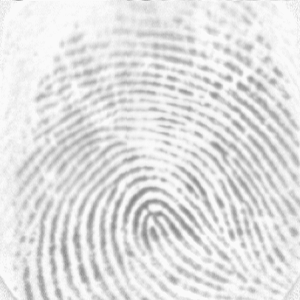
%> input picture matlab/fingerprint-enhancement/images/1_1.bmp, 300 x 300 px, given in place of 107_1.tif, which was not available
$ octave fp_triangle.m   (GNU Octave 9; MATLAB toolbox functions it lacks are replaced by stand-ins)
%> lines starting %> are read from the running program, lines starting %| are printed output that depends on the picture; in (x1, y1, x2, y2) boxes, pixels count from 0 and x2, y2 are one past the last pixel; in counts of white or black regions, pixels touching at a corner belong together; the program's own positions count from 1; pictures that were not available may be replaced by others from this repository, and a replacement may not be noted
%> further down, im is the input picture: size 300x300x3 uint8; min 135, max 250, mean 225.6
### matlab/fingerprint-enhancement/fp_triangle/skelet.m
function [skeleton] =  skelet(im)

    if nargin == 0
        im = imread('images/1_3.bmp');
    end
    im = im(:,:,1);
%> im: size 150x150 uint8

    % Identify ridge-like regions and normalise image
    blksze = 16; thresh = 0.1;
    [normim, mask] = ridgesegment(im, blksze, thresh);

    % Determine ridge orientations
    [orientim, reliability] = ridgeorient(normim, 1, 5, 5);

    % Determine ridge frequency values across the image
    blksze = 36;
    [freq, medfreq] = ridgefreq(normim, mask, orientim, blksze, 5, 5, 15);

    % Actually I find the median frequency value used across the whole
    % fingerprint gives a more satisfactory result...
    freq = medfreq.*mask;

    % Now apply filters to enhance the ridge pattern
    newim = ridgefilter(normim, orientim, freq, 0.5, 0.5, 1);

    % Binarise, ridge/valley threshold is 0
    binim = newim > 0;

    skeleton = fp_bwskel(binim);
end

### matlab/fingerprint-enhancement/algorithms/normalise.m
% NORMALISE - Normalises image values to 0-1, or to desired mean and variance
%
% Usage:
%             n = normalise(im)
%
% Offsets and rescales image so that the minimum value is 0
% and the maximum value is 1.  Result is returned in n.  If the image is
% colour the image is converted to HSV and the value/intensity component
% is normalised to 0-1 before being converted back to RGB.
%
%
%             n = normalise(im, reqmean, reqvar)
%
% Arguments:  im      - A grey-level input image.
%             reqmean - The required mean value of the image.
%             reqvar  - The required variance of the image.
%
% Offsets and rescales image so that it has mean reqmean and variance
% reqvar.  Colour images cannot be normalised in this manner.

% Copyright (c) 1996-2005 Peter Kovesi
% School of Computer Science & Software Engineering
% The University of Western Australia
% http://www.csse.uwa.edu.au/
%
% Permission is hereby granted, free of charge, to any person obtaining a copy
% of this software and associated documentation files (the "Software"), to deal
% in the Software without restriction, subject to the following conditions:
%
% The above copyright notice and this permission notice shall be included in
% all copies or substantial portions of the Software.
%
% The Software is provided "as is", without warranty of any kind.

% January 2005 - modified to allow desired mean and variance


function n = normalise(im, reqmean, reqvar)
%> called with reqmean = 0, reqvar = 1

    if ~(nargin == 1 | nargin == 3)
       error('No of arguments must be 1 or 3');
    end

    if nargin == 1   % Normalise 0 - 1
	if ndims(im) == 3         % Assume colour image
	    hsv = rgb2hsv(im);
	    v = hsv(:,:,3);
	    v = v - min(v(:));    % Just normalise value component
	    v = v/max(v(:));
	    hsv(:,:,3) = v;
	    n = hsv2rgb(hsv);
	else                      % Assume greyscale
	    if ~isa(im,'double'), im = double(im); end
	    n = im - min(im(:));
	    n = n/max(n(:));
	end

    else  % Normalise to desired mean and variance

	if ndims(im) == 3         % colour image?
	    error('cannot normalise colour image to desired mean and variance');
	end

	if ~isa(im,'double'), im = double(im); end
	im = im - mean(im(:));
	im = im/std(im(:));      % Zero mean, unit std dev

	n = reqmean + im*sqrt(reqvar);
    end


### matlab/fingerprint-enhancement/algorithms/ridgesegment.m
    % RIDGESEGMENT - Normalises fingerprint image and segments ridge region
%
% Function identifies ridge regions of a fingerprint image and returns a
% mask identifying this region.  It also normalises the intesity values of
% the image so that the ridge regions have zero mean, unit standard
% deviation.
%
% This function breaks the image up into blocks of size blksze x blksze and
% evaluates the standard deviation in each region.  If the standard
% deviation is above the threshold it is deemed part of the fingerprint.
% Note that the image is normalised to have zero mean, unit standard
% deviation prior to performing this process so that the threshold you
% specify is relative to a unit standard deviation.
%
% Usage:   [normim, mask, maskind] = ridgesegment(im, blksze, thresh)
%
% Arguments:   im     - Fingerprint image to be segmented.
%              blksze - Block size over which the the standard
%                       deviation is determined (try a value of 16).
%              thresh - Threshold of standard deviation to decide if a
%                       block is a ridge region (Try a value 0.1 - 0.2)
%
% Returns:     normim - Image where the ridge regions are renormalised to
%                       have zero mean, unit standard deviation.
%              mask   - Mask indicating ridge-like regions of the image,
%                       0 for non ridge regions, 1 for ridge regions.
%              maskind - Vector of indices of locations within the mask.
%
% Suggested values for a 500dpi fingerprint image:
%
%   [normim, mask, maskind] = ridgesegment(im, 16, 0.1)
%
% See also: RIDGEORIENT, RIDGEFREQ, RIDGEFILTER

% Peter Kovesi
% School of Computer Science & Software Engineering
% The University of Western Australia
% pk at csse uwa edu au
% http://www.csse.uwa.edu.au/~pk
%
% January 2005


function [normim, mask, maskind] = ridgesegment(im, blksze, thresh)

    im = normalise(im,0,1);  % normalise to have zero mean, unit std dev
    fun = inline('std(x(:))*ones(size(x))');

    stddevim = blkproc(im, [blksze blksze], fun);

    mask = stddevim > thresh;
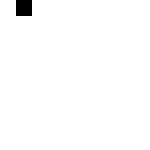
%> mask: size 150x150 logical; 98.9% white; 1 black region, box (x1, y1, x2, y2) and area: (16, 0, 32, 16) 256
    maskind = find(mask);
%> maskind = 22244 values from 1 to 22500

    % Renormalise image so that the *ridge regions* have zero mean, unit
    % standard deviation.
    im = im - mean(im(maskind));
    normim = im/std(im(maskind));

### matlab/fingerprint-enhancement/algorithms/ridgeorient.m
% RIDGEORIENT - Estimates the local orientation of ridges in a fingerprint
%
% Usage:  [orientim, reliability] = ridgeorientation(im, gradientsigma,...
%                                             blocksigma, ...
%                                             orientsmoothsigma)
%
% Arguments:  im                - A normalised input image.
%             gradientsigma     - Sigma of the derivative of Gaussian
%                                 used to compute image gradients.
%             blocksigma        - Sigma of the Gaussian weighting used to
%                                 sum the gradient moments.
%             orientsmoothsigma - Sigma of the Gaussian used to smooth
%                                 the final orientation vector field.
%
% Returns:    orientim          - The orientation image in radians.
%                                 Orientation values are +ve clockwise
%                                 and give the direction *along* the
%                                 ridges.
%             reliability       - Measure of the reliability of the
%                                 orientation measure.  This is a value
%                                 between 0 and 1. I think a value above
%                                 about 0.5 can be considered 'reliable'.
%
%
% With a fingerprint image at a 'standard' resolution of 500dpi suggested
% parameter values might be:
%
%    [orientim, reliability] = ridgeorient(im, 1, 3, 3);
%
% See also: RIDGESEGMENT, RIDGEFREQ, RIDGEFILTER

% Original version by Raymond Thai,  May 2003
% Reworked by Peter Kovesi           January 2005
% School of Computer Science & Software Engineering
% The University of Western Australia
% pk at csse uwa edu au
% http://www.csse.uwa.edu.au/~pk


function [orientim, reliability] = ...
             ridgeorient(im, gradientsigma, blocksigma, orientsmoothsigma)
%> called with gradientsigma = 1, blocksigma = 5, orientsmoothsigma = 5

    [rows,cols] = size(im);

    % Calculate image gradients.
    sze = fix(6*gradientsigma);   if ~mod(sze,2); sze = sze+1; end
    f = fspecial('gaussian', sze, gradientsigma); % Generate Gaussian filter.
    [fx,fy] = gradient(f);                        % Gradient of Gausian.

    Gx = filter2(fx, im); % Gradient of the image in x
    Gy = filter2(fy, im); % ... and y

    % Estimate the local ridge orientation at each point by finding the
    % principal axis of variation in the image gradients.

    Gxx = Gx.^2;       % Covariance data for the image gradients
    Gxy = Gx.*Gy;
    Gyy = Gy.^2;

    % Now smooth the covariance data to perform a weighted summation of the
    % data.
    sze = fix(6*blocksigma);   if ~mod(sze,2); sze = sze+1; end
    f = fspecial('gaussian', sze, blocksigma);
    Gxx = filter2(f, Gxx);
    Gxy = 2*filter2(f, Gxy);
    Gyy = filter2(f, Gyy);

    % Analytic solution of principal direction
    denom = sqrt(Gxy.^2 + (Gxx - Gyy).^2) + eps;
    sin2theta = Gxy./denom;            % Sine and cosine of doubled angles
    cos2theta = (Gxx-Gyy)./denom;

    sze = fix(6*orientsmoothsigma);   if ~mod(sze,2); sze = sze+1; end
    f = fspecial('gaussian', sze, orientsmoothsigma);
    cos2theta = filter2(f, cos2theta); % Smoothed sine and cosine of
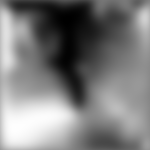
%> cos2theta: size 150x150 double; min -0.977, max 0.984, mean -0.00933; drawn with min black and max white
    sin2theta = filter2(f, sin2theta); % doubled angles
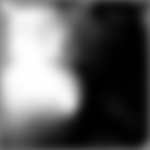
%> sin2theta: size 150x150 double; min -0.999, max 0.997, mean -0.231; drawn with min black and max white

    orientim = pi/2 + atan2(sin2theta,cos2theta)/2;
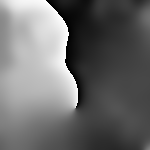
%> orientim: size 150x150 double; min 3.54e-05, max 3.14, mean 1.34; drawn with min black and max white

    % Calculate 'reliability' of orientation data.  Here we calculate the
    % area moment of inertia about the orientation axis found (this will
    % be the minimum inertia) and an axis  perpendicular (which will be
    % the maximum inertia).  The reliability measure is given by
    % 1.0-min_inertia/max_inertia.  The reasoning being that if the ratio
    % of the minimum to maximum inertia is close to one we have little
    % orientation information.

    Imin = (Gyy+Gxx)/2 - (Gxx-Gyy).*cos2theta/2 - Gxy.*sin2theta/2;
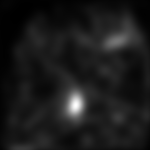
%> Imin: size 150x150 double; min 0.00125, max 0.279, mean 0.0313; drawn with min black and max white
    Imax = Gyy+Gxx - Imin;

    reliability = 1 - Imin./(Imax+.001);
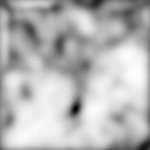
%> reliability: size 150x150 double; min -0.00475, max 0.967, mean 0.695; drawn with min black and max white

    % Finally mask reliability to exclude regions where the denominator
    % in the orientation calculation above was small.  Here I have set
    % the value to 0.001, adjust this if you feel the need
    reliability = reliability.*(denom>.001);

### matlab/fingerprint-enhancement/algorithms/ridgefreq.m
% RIDGEFREQ - Calculates a ridge frequency image
%
% Function to estimate the fingerprint ridge frequency across a
% fingerprint image. This is done by considering blocks of the image and
% determining a ridgecount within each block by a call to FREQEST.
%
% Usage:
%  [freqim, medianfreq] =  ridgefreq(im, mask, orientim, blksze, windsze, ...
%                                    minWaveLength, maxWaveLength)
%
% Arguments:
%         im       - Image to be processed.
%         mask     - Mask defining ridge regions (obtained from RIDGESEGMENT)
%         orientim - Ridge orientation image (obtained from RIDGORIENT)
%         blksze   - Size of image block to use (say 32)
%         windsze  - Window length used to identify peaks. This should be
%                    an odd integer, say 3 or 5.
%         minWaveLength,  maxWaveLength - Minimum and maximum ridge
%                     wavelengths, in pixels, considered acceptable.
%
% Returns:
%         freqim     - An image  the same size as im with  values set to
%                      the estimated ridge spatial frequency within each
%                      image block.  If a  ridge frequency cannot be
%                      found within a block, or cannot be found within the
%                      limits set by min and max Wavlength freqim is set
%                      to zeros within that block.
%         medianfreq - Median frequency value evaluated over all the
%                      valid regions of the image.
%
% Suggested parameters for a 500dpi fingerprint image
%   [freqim, medianfreq] = ridgefreq(im,orientim, 32, 5, 5, 15);
%
% I seem to find that the median frequency value is more useful as an
% input to RIDGEFILTER than the more detailed freqim.  This is possibly
% due to deficiencies in FREQEST.
%
% See also: RIDGEORIENT, FREQEST, RIDGESEGMENT

% Reference:
% Hong, L., Wan, Y., and Jain, A. K. Fingerprint image enhancement:
% Algorithm and performance evaluation. IEEE Transactions on Pattern
% Analysis and Machine Intelligence 20, 8 (1998), 777 789.

% Peter Kovesi
% School of Computer Science & Software Engineering
% The University of Western Australia
% pk at csse uwa edu au
% http://www.csse.uwa.edu.au/~pk
%
% January 2005

function [freq, medianfreq] = ridgefreq(im, mask, orient, blksze, windsze, ...
                                        minWaveLength, maxWaveLength)
%> called with blksze = 36, windsze = 5, minWaveLength = 5, maxWaveLength = 15

    [rows, cols] = size(im);
    freq = zeros(size(im));

    for r = 1:blksze:rows-blksze
        for c = 1:blksze:cols-blksze
          blkim = im(r:r+blksze-1, c:c+blksze-1);
          blkor = orient(r:r+blksze-1, c:c+blksze-1);

          freq(r:r+blksze-1,c:c+blksze-1) =  ...
              freqest(blkim, blkor, windsze, minWaveLength, maxWaveLength);
        end
    end
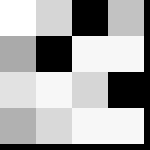
%> freq: size 150x150 double; min 0, max 0.188, mean 0.123; drawn with min black and max white

    % Mask out frequencies calculated for non ridge regions
    freq = freq.*mask;

    % Find median freqency over all the valid regions of the image.
    medianfreq = median(freq(find(freq>0)));
%> medianfreq = 0.167
%> (the rest of the program and of its run is left out)
